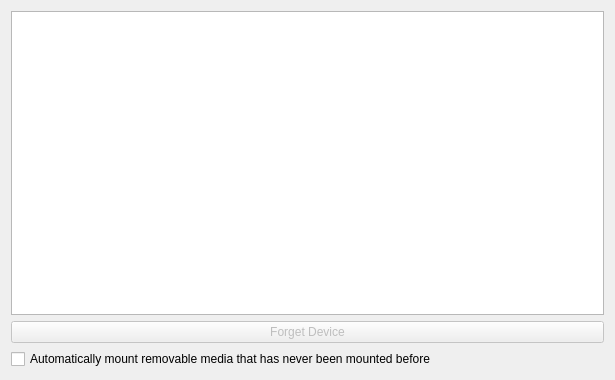
<?xml version="1.0" encoding="UTF-8"?>
<ui version="4.0">
 <class>DeviceAutomounterKCM</class>
 <widget class="QWidget" name="DeviceAutomounterKCM">
  <property name="geometry">
   <rect>
    <x>0</x>
    <y>0</y>
    <width>615</width>
    <height>380</height>
   </rect>
  </property>
  <layout class="QVBoxLayout" name="verticalLayout">
   <item>
    <widget class="QTreeView" name="deviceView">
     <property name="whatsThis">
      <string>This list contains the storage devices known to the system. If &quot;Automount on Login&quot; is checked, devices will be automatically mounted even though &quot;Mount all removable media at login&quot; is unchecked. The same applies for &quot;Automount on Attach&quot;.</string>
     </property>
     <property name="editTriggers">
      <set>QAbstractItemView::NoEditTriggers</set>
     </property>
     <property name="selectionMode">
      <enum>QAbstractItemView::ExtendedSelection</enum>
     </property>
     <property name="rootIsDecorated">
      <bool>true</bool>
     </property>
     <property name="itemsExpandable">
      <bool>true</bool>
     </property>
     <property name="sortingEnabled">
      <bool>true</bool>
     </property>
     <property name="animated">
      <bool>true</bool>
     </property>
     <property name="allColumnsShowFocus">
      <bool>true</bool>
     </property>
     <property name="expandsOnDoubleClick">
      <bool>false</bool>
     </property>
     <attribute name="headerShowSortIndicator" stdset="0">
      <bool>false</bool>
     </attribute>
     <attribute name="headerStretchLastSection">
      <bool>false</bool>
     </attribute>
    </widget>
   </item>
   <item>
    <widget class="QPushButton" name="forgetDevice">
     <property name="whatsThis">
      <string>Clicking this button causes the selected devices to be 'forgotten'. This is only useful if &quot;Only automatically mount removable media that has been manually mounted before&quot; is checked. Once a device is forgotten and the system is set to only automatically mount familiar devices, the device will not be automatically mounted.</string>
     </property>
     <property name="text">
      <string>Forget Device</string>
     </property>
     <property name="enabled">
      <bool>false</bool>
     </property>
    </widget>
   </item>
   <item>
    <widget class="QCheckBox" name="kcfg_AutomountUnknownDevices">
     <property name="whatsThis">
      <string>When this is not checked, only remembered devices will be automatically mounted. A device is 'remembered' if it has ever been mounted before. For instance, plugging in a USB media player to charge is not sufficient to 'remember' it - if the files are not accessed, it will not be automatically mounted the next time it is seen. Once they have been accessed, however, the device's contents will be automatically made available to the system.</string>
     </property>
     <property name="text">
      <string>Automatically mount removable media that has never been mounted before</string>
     </property>
    </widget>
   </item>
  </layout>
 </widget>
 <resources/>
</ui>
